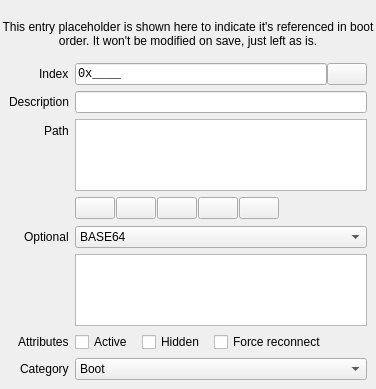
<?xml version="1.0" encoding="UTF-8"?>
<ui version="4.0">
 <class>BootEntryForm</class>
 <widget class="QWidget" name="BootEntryForm">
  <property name="windowTitle">
   <string>Boot entry form</string>
  </property>
  <layout class="QVBoxLayout" name="verticalLayout">
   <property name="leftMargin">
    <number>0</number>
   </property>
   <property name="topMargin">
    <number>0</number>
   </property>
   <property name="rightMargin">
    <number>0</number>
   </property>
   <property name="bottomMargin">
    <number>0</number>
   </property>
   <item>
    <widget class="QLabel" name="error_text">
     <property name="toolTip">
      <string>Error</string>
     </property>
     <property name="statusTip">
      <string>Error</string>
     </property>
     <property name="text">
      <string notr="true"/>
     </property>
     <property name="alignment">
      <set>Qt::AlignmentFlag::AlignCenter</set>
     </property>
    </widget>
   </item>
   <item>
    <widget class="QLabel" name="error_note">
     <property name="toolTip">
      <string>Error note</string>
     </property>
     <property name="statusTip">
      <string>Error note</string>
     </property>
     <property name="text">
      <string>This entry placeholder is shown here to indicate it's referenced in boot order. It won't be modified on save, just left as is.</string>
     </property>
     <property name="alignment">
      <set>Qt::AlignmentFlag::AlignCenter</set>
     </property>
     <property name="wordWrap">
      <bool>true</bool>
     </property>
    </widget>
   </item>
   <item>
    <widget class="QWidget" name="form_fields" native="true">
     <layout class="QFormLayout" name="form_fields_layout">
      <property name="fieldGrowthPolicy">
       <enum>QFormLayout::FieldGrowthPolicy::ExpandingFieldsGrow</enum>
      </property>
      <property name="labelAlignment">
       <set>Qt::AlignmentFlag::AlignRight|Qt::AlignmentFlag::AlignTrailing|Qt::AlignmentFlag::AlignVCenter</set>
      </property>
      <item row="0" column="0">
       <widget class="QLabel" name="index_label">
        <property name="toolTip">
         <string>Index</string>
        </property>
        <property name="statusTip">
         <string>Index</string>
        </property>
        <property name="text">
         <string>Index</string>
        </property>
       </widget>
      </item>
      <item row="0" column="1">
       <widget class="QWidget" name="index_box" native="true">
        <property name="sizePolicy">
         <sizepolicy hsizetype="Preferred" vsizetype="Fixed">
          <horstretch>0</horstretch>
          <verstretch>0</verstretch>
         </sizepolicy>
        </property>
        <layout class="QHBoxLayout" name="index_box_layout" stretch="1,0">
         <property name="spacing">
          <number>0</number>
         </property>
         <property name="leftMargin">
          <number>0</number>
         </property>
         <property name="topMargin">
          <number>0</number>
         </property>
         <property name="rightMargin">
          <number>0</number>
         </property>
         <property name="bottomMargin">
          <number>0</number>
         </property>
         <item>
          <widget class="QLineEdit" name="index_text">
           <property name="sizePolicy">
            <sizepolicy hsizetype="Expanding" vsizetype="Preferred">
             <horstretch>0</horstretch>
             <verstretch>0</verstretch>
            </sizepolicy>
           </property>
           <property name="font">
            <font>
             <family>Monospace</family>
            </font>
           </property>
           <property name="toolTip">
            <string>Index</string>
           </property>
           <property name="statusTip">
            <string>Index</string>
           </property>
           <property name="whatsThis">
            <string>&lt;html&gt;&lt;head/&gt;&lt;body&gt;&lt;p&gt;Entry index.&lt;/p&gt;&lt;/body&gt;&lt;/html&gt;</string>
           </property>
           <property name="inputMask">
            <string notr="true">&gt;\0\xHHHH;_</string>
           </property>
           <property name="text">
            <string notr="true">0x</string>
           </property>
          </widget>
         </item>
         <item>
          <widget class="QPushButton" name="hot_keys">
           <property name="sizePolicy">
            <sizepolicy hsizetype="Minimum" vsizetype="Minimum">
             <horstretch>0</horstretch>
             <verstretch>0</verstretch>
            </sizepolicy>
           </property>
           <property name="maximumSize">
            <size>
             <width>40</width>
             <height>40</height>
            </size>
           </property>
           <property name="toolTip">
            <string>Hot Keys</string>
           </property>
           <property name="statusTip">
            <string>Hot Keys</string>
           </property>
           <property name="whatsThis">
            <string>&lt;html&gt;&lt;head/&gt;&lt;body&gt;&lt;p&gt;Hot Keys&lt;/p&gt;&lt;/body&gt;&lt;/html&gt;</string>
           </property>
           <property name="text">
            <string/>
           </property>
           <property name="icon">
            <iconset theme="emblem-symbolic-link"/>
           </property>
          </widget>
         </item>
        </layout>
       </widget>
      </item>
      <item row="1" column="0">
       <widget class="QLabel" name="description_label">
        <property name="toolTip">
         <string>Description</string>
        </property>
        <property name="statusTip">
         <string>Description</string>
        </property>
        <property name="text">
         <string>Description</string>
        </property>
       </widget>
      </item>
      <item row="1" column="1">
       <widget class="QLineEdit" name="description_text">
        <property name="toolTip">
         <string>Description</string>
        </property>
        <property name="statusTip">
         <string>Description</string>
        </property>
        <property name="whatsThis">
         <string>&lt;html&gt;&lt;head/&gt;&lt;body&gt;&lt;p&gt;Entry description.&lt;/p&gt;&lt;/body&gt;&lt;/html&gt;</string>
        </property>
        <property name="inputMethodHints">
         <set>Qt::InputMethodHint::ImhLatinOnly|Qt::InputMethodHint::ImhNoPredictiveText</set>
        </property>
       </widget>
      </item>
      <item row="2" column="0">
       <widget class="QLabel" name="path_label">
        <property name="toolTip">
         <string>Path</string>
        </property>
        <property name="statusTip">
         <string>Path</string>
        </property>
        <property name="text">
         <string>Path</string>
        </property>
       </widget>
      </item>
      <item row="2" column="1">
       <widget class="DevicePathView" name="device_path">
        <property name="sizePolicy">
         <sizepolicy hsizetype="Expanding" vsizetype="Preferred">
          <horstretch>0</horstretch>
          <verstretch>0</verstretch>
         </sizepolicy>
        </property>
        <property name="font">
         <font>
          <family>Monospace</family>
         </font>
        </property>
        <property name="toolTip">
         <string>Device path</string>
        </property>
        <property name="statusTip">
         <string>Device path</string>
        </property>
        <property name="whatsThis">
         <string>&lt;html&gt;&lt;head/&gt;&lt;body&gt;&lt;p&gt;Device path.&lt;/p&gt;&lt;/body&gt;&lt;/html&gt;</string>
        </property>
        <property name="sizeAdjustPolicy">
         <enum>QAbstractScrollArea::SizeAdjustPolicy::AdjustToContents</enum>
        </property>
        <property name="alternatingRowColors">
         <bool>true</bool>
        </property>
        <property name="horizontalScrollMode">
         <enum>QAbstractItemView::ScrollMode::ScrollPerPixel</enum>
        </property>
        <property name="movement">
         <enum>QListView::Movement::Snap</enum>
        </property>
        <property name="resizeMode">
         <enum>QListView::ResizeMode::Adjust</enum>
        </property>
       </widget>
      </item>
      <item row="3" column="1">
       <widget class="QWidget" name="device_path_actions" native="true">
        <property name="sizePolicy">
         <sizepolicy hsizetype="Preferred" vsizetype="Fixed">
          <horstretch>0</horstretch>
          <verstretch>0</verstretch>
         </sizepolicy>
        </property>
        <layout class="QHBoxLayout" name="paths_actions_layout" stretch="0,0,0,0,0,1">
         <property name="spacing">
          <number>1</number>
         </property>
         <property name="leftMargin">
          <number>0</number>
         </property>
         <property name="topMargin">
          <number>0</number>
         </property>
         <property name="rightMargin">
          <number>1</number>
         </property>
         <property name="bottomMargin">
          <number>1</number>
         </property>
         <item>
          <widget class="QPushButton" name="path_move_up">
           <property name="maximumSize">
            <size>
             <width>40</width>
             <height>40</height>
            </size>
           </property>
           <property name="toolTip">
            <string>Move file path up</string>
           </property>
           <property name="statusTip">
            <string>Move file path up</string>
           </property>
           <property name="whatsThis">
            <string>&lt;html&gt;&lt;head/&gt;&lt;body&gt;&lt;p&gt;Move file path up.&lt;/p&gt;&lt;/body&gt;&lt;/html&gt;</string>
           </property>
           <property name="text">
            <string/>
           </property>
           <property name="icon">
            <iconset theme="go-up"/>
           </property>
          </widget>
         </item>
         <item>
          <widget class="QPushButton" name="path_move_down">
           <property name="maximumSize">
            <size>
             <width>40</width>
             <height>40</height>
            </size>
           </property>
           <property name="toolTip">
            <string>Move file path down</string>
           </property>
           <property name="statusTip">
            <string>Move file path down</string>
           </property>
           <property name="whatsThis">
            <string>&lt;html&gt;&lt;head/&gt;&lt;body&gt;&lt;p&gt;Move file path down.&lt;/p&gt;&lt;/body&gt;&lt;/html&gt;</string>
           </property>
           <property name="text">
            <string/>
           </property>
           <property name="icon">
            <iconset theme="go-down"/>
           </property>
          </widget>
         </item>
         <item>
          <widget class="QPushButton" name="path_remove">
           <property name="maximumSize">
            <size>
             <width>40</width>
             <height>40</height>
            </size>
           </property>
           <property name="toolTip">
            <string>Remove file path</string>
           </property>
           <property name="statusTip">
            <string>Remove file path</string>
           </property>
           <property name="whatsThis">
            <string>&lt;html&gt;&lt;head/&gt;&lt;body&gt;&lt;p&gt;Remove file path.&lt;/p&gt;&lt;/body&gt;&lt;/html&gt;</string>
           </property>
           <property name="text">
            <string/>
           </property>
           <property name="icon">
            <iconset theme="list-remove"/>
           </property>
          </widget>
         </item>
         <item>
          <widget class="QPushButton" name="path_edit">
           <property name="maximumSize">
            <size>
             <width>40</width>
             <height>40</height>
            </size>
           </property>
           <property name="toolTip">
            <string>Edit file path</string>
           </property>
           <property name="statusTip">
            <string>Edit file path</string>
           </property>
           <property name="whatsThis">
            <string>&lt;html&gt;&lt;head/&gt;&lt;body&gt;&lt;p&gt;Edit file path.&lt;/p&gt;&lt;/body&gt;&lt;/html&gt;</string>
           </property>
           <property name="text">
            <string/>
           </property>
           <property name="icon">
            <iconset theme="document-properties"/>
           </property>
          </widget>
         </item>
         <item>
          <widget class="QPushButton" name="path_add">
           <property name="maximumSize">
            <size>
             <width>40</width>
             <height>40</height>
            </size>
           </property>
           <property name="toolTip">
            <string>Add file path</string>
           </property>
           <property name="statusTip">
            <string>Add file path</string>
           </property>
           <property name="whatsThis">
            <string>&lt;html&gt;&lt;head/&gt;&lt;body&gt;&lt;p&gt;Add file path.&lt;/p&gt;&lt;/body&gt;&lt;/html&gt;</string>
           </property>
           <property name="text">
            <string/>
           </property>
           <property name="icon">
            <iconset theme="list-add"/>
           </property>
          </widget>
         </item>
         <item>
          <spacer name="paths_actions_spacer">
           <property name="orientation">
            <enum>Qt::Orientation::Horizontal</enum>
           </property>
           <property name="sizeHint" stdset="0">
            <size>
             <width>40</width>
             <height>20</height>
            </size>
           </property>
          </spacer>
         </item>
        </layout>
       </widget>
      </item>
      <item row="4" column="0">
       <widget class="QLabel" name="optional_data_label">
        <property name="toolTip">
         <string>Optional data</string>
        </property>
        <property name="statusTip">
         <string>Optional data</string>
        </property>
        <property name="text">
         <string>Optional</string>
        </property>
       </widget>
      </item>
      <item row="4" column="1">
       <widget class="QComboBox" name="optional_data_format_combo">
        <property name="sizePolicy">
         <sizepolicy hsizetype="Expanding" vsizetype="Fixed">
          <horstretch>0</horstretch>
          <verstretch>0</verstretch>
         </sizepolicy>
        </property>
        <property name="toolTip">
         <string>Optional data format</string>
        </property>
        <property name="statusTip">
         <string>Optional data format</string>
        </property>
        <property name="whatsThis">
         <string>&lt;html&gt;&lt;head/&gt;&lt;body&gt;&lt;p&gt;Optional data format.&lt;/p&gt;&lt;/body&gt;&lt;/html&gt;</string>
        </property>
        <item>
         <property name="text">
          <string>BASE64</string>
         </property>
        </item>
        <item>
         <property name="text">
          <string>UTF-16</string>
         </property>
        </item>
        <item>
         <property name="text">
          <string>UTF-8</string>
         </property>
        </item>
        <item>
         <property name="text">
          <string>HEX</string>
         </property>
        </item>
       </widget>
      </item>
      <item row="5" column="1">
       <widget class="QPlainTextEdit" name="optional_data_text">
        <property name="sizePolicy">
         <sizepolicy hsizetype="Expanding" vsizetype="Expanding">
          <horstretch>0</horstretch>
          <verstretch>0</verstretch>
         </sizepolicy>
        </property>
        <property name="font">
         <font>
          <family>Monospace</family>
         </font>
        </property>
        <property name="toolTip">
         <string>Optional data</string>
        </property>
        <property name="statusTip">
         <string>Optional data</string>
        </property>
        <property name="whatsThis">
         <string>&lt;html&gt;&lt;head/&gt;&lt;body&gt;&lt;p&gt;Entry optional data.&lt;/p&gt;&lt;/body&gt;&lt;/html&gt;</string>
        </property>
        <property name="sizeAdjustPolicy">
         <enum>QAbstractScrollArea::SizeAdjustPolicy::AdjustToContents</enum>
        </property>
        <property name="undoRedoEnabled">
         <bool>false</bool>
        </property>
       </widget>
      </item>
      <item row="6" column="0">
       <widget class="QLabel" name="attributes_label">
        <property name="toolTip">
         <string>Attributes</string>
        </property>
        <property name="statusTip">
         <string>Attributes</string>
        </property>
        <property name="text">
         <string>Attributes</string>
        </property>
       </widget>
      </item>
      <item row="6" column="1">
       <widget class="QWidget" name="attributes_box" native="true">
        <property name="sizePolicy">
         <sizepolicy hsizetype="Preferred" vsizetype="Fixed">
          <horstretch>0</horstretch>
          <verstretch>0</verstretch>
         </sizepolicy>
        </property>
        <layout class="QGridLayout" name="attributes_box_layout" columnstretch="0,0,0,1">
         <property name="leftMargin">
          <number>0</number>
         </property>
         <property name="topMargin">
          <number>0</number>
         </property>
         <property name="rightMargin">
          <number>0</number>
         </property>
         <property name="bottomMargin">
          <number>0</number>
         </property>
         <property name="spacing">
          <number>9</number>
         </property>
         <item row="0" column="0">
          <widget class="QCheckBox" name="attribute_active">
           <property name="toolTip">
            <string>Active</string>
           </property>
           <property name="statusTip">
            <string>Active</string>
           </property>
           <property name="whatsThis">
            <string>&lt;html&gt;&lt;head/&gt;&lt;body&gt;&lt;p&gt;Is entry considered for automatic boot?&lt;/p&gt;&lt;/body&gt;&lt;/html&gt;</string>
           </property>
           <property name="text">
            <string>Active</string>
           </property>
          </widget>
         </item>
         <item row="0" column="3">
          <spacer name="attribute_box_spacer">
           <property name="orientation">
            <enum>Qt::Orientation::Horizontal</enum>
           </property>
           <property name="sizeHint" stdset="0">
            <size>
             <width>40</width>
             <height>20</height>
            </size>
           </property>
          </spacer>
         </item>
         <item row="0" column="1">
          <widget class="QCheckBox" name="attribute_hidden">
           <property name="toolTip">
            <string>Hidden</string>
           </property>
           <property name="statusTip">
            <string>Hidden</string>
           </property>
           <property name="whatsThis">
            <string>&lt;html&gt;&lt;head/&gt;&lt;body&gt;&lt;p&gt;Hidden.&lt;/p&gt;&lt;/body&gt;&lt;/html&gt;</string>
           </property>
           <property name="text">
            <string>Hidden</string>
           </property>
          </widget>
         </item>
         <item row="0" column="2">
          <widget class="QCheckBox" name="attribute_force_reconnect">
           <property name="toolTip">
            <string>Force reconnect</string>
           </property>
           <property name="statusTip">
            <string>Force reconnect</string>
           </property>
           <property name="whatsThis">
            <string>&lt;html&gt;&lt;head/&gt;&lt;body&gt;&lt;p&gt;Force reconnect.&lt;/p&gt;&lt;/body&gt;&lt;/html&gt;</string>
           </property>
           <property name="text">
            <string>Force reconnect</string>
           </property>
          </widget>
         </item>
        </layout>
       </widget>
      </item>
      <item row="7" column="0">
       <widget class="QLabel" name="category_label">
        <property name="toolTip">
         <string>Category</string>
        </property>
        <property name="statusTip">
         <string>Category</string>
        </property>
        <property name="text">
         <string>Category</string>
        </property>
       </widget>
      </item>
      <item row="7" column="1">
       <widget class="QComboBox" name="category_combo">
        <property name="sizePolicy">
         <sizepolicy hsizetype="Expanding" vsizetype="Fixed">
          <horstretch>0</horstretch>
          <verstretch>0</verstretch>
         </sizepolicy>
        </property>
        <property name="toolTip">
         <string>Category</string>
        </property>
        <property name="statusTip">
         <string>Category</string>
        </property>
        <property name="whatsThis">
         <string>&lt;html&gt;&lt;head/&gt;&lt;body&gt;&lt;p&gt;Entry category.&lt;/p&gt;&lt;/body&gt;&lt;/html&gt;</string>
        </property>
        <item>
         <property name="text">
          <string>Boot</string>
         </property>
        </item>
        <item>
         <property name="text">
          <string>App</string>
         </property>
        </item>
       </widget>
      </item>
     </layout>
    </widget>
   </item>
   <item>
    <spacer name="vertical_spacer">
     <property name="orientation">
      <enum>Qt::Orientation::Vertical</enum>
     </property>
     <property name="sizeHint" stdset="0">
      <size>
       <width>0</width>
       <height>0</height>
      </size>
     </property>
    </spacer>
   </item>
  </layout>
 </widget>
 <customwidgets>
  <customwidget>
   <class>DevicePathView</class>
   <extends>QListView</extends>
   <header>devicepathview.h</header>
   <slots>
    <slot>removeCurrentRow()</slot>
    <slot>insertRow()</slot>
    <slot>moveCurrentRowUp()</slot>
    <slot>moveCurrentRowDown()</slot>
    <slot>editCurrentRow()</slot>
   </slots>
  </customwidget>
 </customwidgets>
 <resources/>
 <connections>
  <connection>
   <sender>description_text</sender>
   <signal>textEdited(QString)</signal>
   <receiver>BootEntryForm</receiver>
   <slot>setDescription(QString)</slot>
   <hints>
    <hint type="sourcelabel">
     <x>239</x>
     <y>21</y>
    </hint>
    <hint type="destinationlabel">
     <x>211</x>
     <y>207</y>
    </hint>
   </hints>
  </connection>
  <connection>
   <sender>optional_data_text</sender>
   <signal>textChanged()</signal>
   <receiver>BootEntryForm</receiver>
   <slot>optionalDataEdited()</slot>
   <hints>
    <hint type="sourcelabel">
     <x>239</x>
     <y>305</y>
    </hint>
    <hint type="destinationlabel">
     <x>211</x>
     <y>207</y>
    </hint>
   </hints>
  </connection>
  <connection>
   <sender>path_add</sender>
   <signal>clicked()</signal>
   <receiver>device_path</receiver>
   <slot>insertRow()</slot>
   <hints>
    <hint type="sourcelabel">
     <x>397</x>
     <y>53</y>
    </hint>
    <hint type="destinationlabel">
     <x>224</x>
     <y>116</y>
    </hint>
   </hints>
  </connection>
  <connection>
   <sender>path_remove</sender>
   <signal>clicked()</signal>
   <receiver>device_path</receiver>
   <slot>removeCurrentRow()</slot>
   <hints>
    <hint type="sourcelabel">
     <x>397</x>
     <y>113</y>
    </hint>
    <hint type="destinationlabel">
     <x>224</x>
     <y>116</y>
    </hint>
   </hints>
  </connection>
  <connection>
   <sender>path_move_up</sender>
   <signal>clicked()</signal>
   <receiver>device_path</receiver>
   <slot>moveCurrentRowUp()</slot>
   <hints>
    <hint type="sourcelabel">
     <x>397</x>
     <y>143</y>
    </hint>
    <hint type="destinationlabel">
     <x>224</x>
     <y>116</y>
    </hint>
   </hints>
  </connection>
  <connection>
   <sender>path_move_down</sender>
   <signal>clicked()</signal>
   <receiver>device_path</receiver>
   <slot>moveCurrentRowDown()</slot>
   <hints>
    <hint type="sourcelabel">
     <x>397</x>
     <y>173</y>
    </hint>
    <hint type="destinationlabel">
     <x>224</x>
     <y>116</y>
    </hint>
   </hints>
  </connection>
  <connection>
   <sender>attribute_active</sender>
   <signal>stateChanged(int)</signal>
   <receiver>BootEntryForm</receiver>
   <slot>setAttribute(int)</slot>
   <hints>
    <hint type="sourcelabel">
     <x>133</x>
     <y>285</y>
    </hint>
    <hint type="destinationlabel">
     <x>211</x>
     <y>192</y>
    </hint>
   </hints>
  </connection>
  <connection>
   <sender>attribute_hidden</sender>
   <signal>stateChanged(int)</signal>
   <receiver>BootEntryForm</receiver>
   <slot>setAttribute(int)</slot>
   <hints>
    <hint type="sourcelabel">
     <x>233</x>
     <y>285</y>
    </hint>
    <hint type="destinationlabel">
     <x>211</x>
     <y>192</y>
    </hint>
   </hints>
  </connection>
  <connection>
   <sender>attribute_force_reconnect</sender>
   <signal>stateChanged(int)</signal>
   <receiver>BootEntryForm</receiver>
   <slot>setAttribute(int)</slot>
   <hints>
    <hint type="sourcelabel">
     <x>133</x>
     <y>314</y>
    </hint>
    <hint type="destinationlabel">
     <x>211</x>
     <y>192</y>
    </hint>
   </hints>
  </connection>
  <connection>
   <sender>category_combo</sender>
   <signal>currentIndexChanged(int)</signal>
   <receiver>BootEntryForm</receiver>
   <slot>setAttribute(int)</slot>
   <hints>
    <hint type="sourcelabel">
     <x>243</x>
     <y>345</y>
    </hint>
    <hint type="destinationlabel">
     <x>211</x>
     <y>192</y>
    </hint>
   </hints>
  </connection>
  <connection>
   <sender>path_edit</sender>
   <signal>clicked()</signal>
   <receiver>device_path</receiver>
   <slot>editCurrentRow()</slot>
   <hints>
    <hint type="sourcelabel">
     <x>172</x>
     <y>123</y>
    </hint>
    <hint type="destinationlabel">
     <x>243</x>
     <y>75</y>
    </hint>
   </hints>
  </connection>
  <connection>
   <sender>optional_data_format_combo</sender>
   <signal>currentIndexChanged(int)</signal>
   <receiver>BootEntryForm</receiver>
   <slot>setOptionalDataFormat(int)</slot>
   <hints>
    <hint type="sourcelabel">
     <x>247</x>
     <y>157</y>
    </hint>
    <hint type="destinationlabel">
     <x>211</x>
     <y>192</y>
    </hint>
   </hints>
  </connection>
  <connection>
   <sender>device_path</sender>
   <signal>doubleClicked(QModelIndex)</signal>
   <receiver>device_path</receiver>
   <slot>editCurrentRow()</slot>
   <hints>
    <hint type="sourcelabel">
     <x>249</x>
     <y>76</y>
    </hint>
    <hint type="destinationlabel">
     <x>249</x>
     <y>76</y>
    </hint>
   </hints>
  </connection>
  <connection>
   <sender>index_text</sender>
   <signal>textEdited(QString)</signal>
   <receiver>BootEntryForm</receiver>
   <slot>setIndex(QString)</slot>
   <hints>
    <hint type="sourcelabel">
     <x>247</x>
     <y>21</y>
    </hint>
    <hint type="destinationlabel">
     <x>211</x>
     <y>192</y>
    </hint>
   </hints>
  </connection>
  <connection>
   <sender>hot_keys</sender>
   <signal>clicked()</signal>
   <receiver>BootEntryForm</receiver>
   <slot>showHotKeysDialog()</slot>
   <hints>
    <hint type="sourcelabel">
     <x>392</x>
     <y>87</y>
    </hint>
    <hint type="destinationlabel">
     <x>207</x>
     <y>217</y>
    </hint>
   </hints>
  </connection>
 </connections>
 <slots>
  <slot>setOptionalDataFormat(int)</slot>
  <slot>optionalDataEdited()</slot>
  <slot>setDescription(QString)</slot>
  <slot>setAttribute(int)</slot>
  <slot>setIndex(QString)</slot>
  <slot>showHotKeysDialog()</slot>
 </slots>
</ui>
